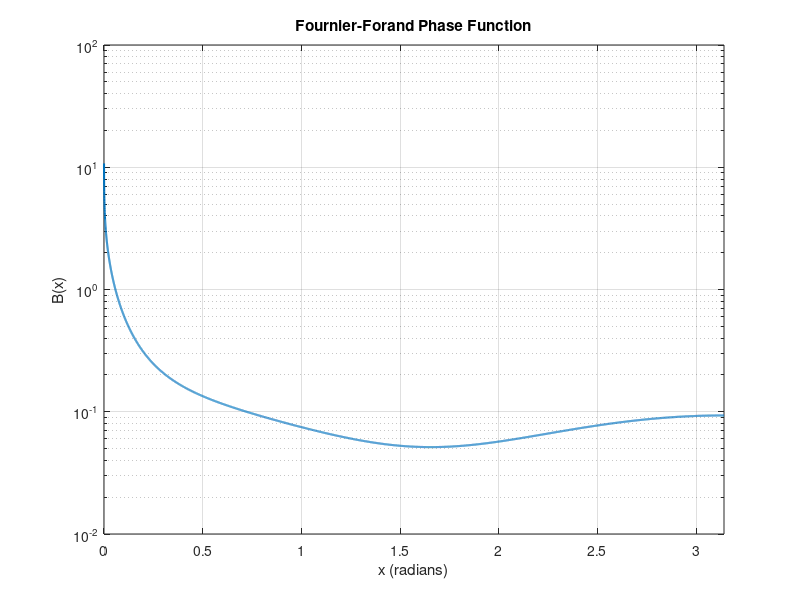

This figure's MATLAB source:
u = 4.9;
n = 0.9;

v = (3 - u) / 2;

s = @(x) (4 / (3 * (n - 1)^2)) .* sin(x / 2).^2;

B = @(x) ...
    (1 ./ (4*pi .* (1 - s(x)).^2 .* s(x).^v)) .* ...
    (v .* (1 - s(x)) ...
    - (1 - s(x).^v) ...
    + (s(x) .* (1 - s(x).^v) ...
    - v .* (1 - s(x))) .* sin(x / 2).^(-2)) ...
    + ((1 - s(pi).^v) / ...
    (16*pi * (s(pi) - 1) * s(pi).^v)) .* ...
    (3*cos(x).^2 - 1);

% x in radians
x = linspace(1e-4, pi, 10000);

y = B(x);

figure;
%plot(x, y, 'LineWidth', 1.5);
semilogy(x, y, 'LineWidth', 1.5);
xlabel('x (radians)');
ylabel('B(x)');
title('Fournier-Forand Phase Function');
grid on;
xlim([0 pi]);
